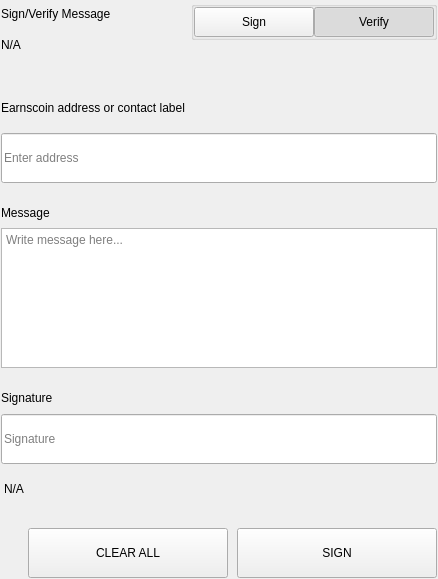
<?xml version="1.0" encoding="UTF-8"?>
<ui version="4.0">
 <class>SettingsSignMessageWidgets</class>
 <widget class="QWidget" name="SettingsSignMessageWidgets">
  <property name="geometry">
   <rect>
    <x>0</x>
    <y>0</y>
    <width>438</width>
    <height>579</height>
   </rect>
  </property>
  <property name="windowTitle">
   <string>Form</string>
  </property>
  <layout class="QVBoxLayout" name="verticalLayout">
   <property name="spacing">
    <number>0</number>
   </property>
   <property name="leftMargin">
    <number>0</number>
   </property>
   <property name="topMargin">
    <number>0</number>
   </property>
   <property name="rightMargin">
    <number>0</number>
   </property>
   <property name="bottomMargin">
    <number>0</number>
   </property>
   <item>
    <widget class="QWidget" name="left" native="true">
     <layout class="QVBoxLayout" name="verticalLayout_3">
      <property name="leftMargin">
       <number>0</number>
      </property>
      <property name="topMargin">
       <number>0</number>
      </property>
      <property name="rightMargin">
       <number>0</number>
      </property>
      <property name="bottomMargin">
       <number>0</number>
      </property>
      <item>
       <widget class="QWidget" name="container_sign" native="true">
        <layout class="QVBoxLayout" name="verticalLayout_2">
         <property name="spacing">
          <number>0</number>
         </property>
         <property name="leftMargin">
          <number>1</number>
         </property>
         <property name="topMargin">
          <number>1</number>
         </property>
         <property name="rightMargin">
          <number>1</number>
         </property>
         <property name="bottomMargin">
          <number>1</number>
         </property>
         <item>
          <layout class="QHBoxLayout" name="horizontalLayout_3" stretch="3,1">
           <property name="spacing">
            <number>40</number>
           </property>
           <item>
            <layout class="QVBoxLayout" name="verticalLayoutTitle">
             <property name="spacing">
              <number>5</number>
             </property>
             <item>
              <widget class="QLabel" name="labelTitle">
               <property name="text">
                <string>Sign/Verify Message</string>
               </property>
              </widget>
             </item>
             <item>
              <widget class="QLabel" name="labelSubtitle1">
               <property name="text">
                <string notr="true">N/A</string>
               </property>
               <property name="wordWrap">
                <bool>true</bool>
               </property>
              </widget>
             </item>
            </layout>
           </item>
           <item alignment="Qt::AlignRight|Qt::AlignTop">
            <widget class="QWidget" name="containerSwitch" native="true">
             <property name="styleSheet">
              <string notr="true">#containerSwitch{
	padding-top:9px;
}</string>
             </property>
             <layout class="QVBoxLayout" name="verticalLayout_6">
              <property name="spacing">
               <number>4</number>
              </property>
              <property name="leftMargin">
               <number>0</number>
              </property>
              <property name="topMargin">
               <number>0</number>
              </property>
              <property name="rightMargin">
               <number>0</number>
              </property>
              <property name="bottomMargin">
               <number>0</number>
              </property>
              <item alignment="Qt::AlignRight">
               <widget class="QGroupBox" name="groupBox">
                <property name="sizePolicy">
                 <sizepolicy hsizetype="Fixed" vsizetype="Preferred">
                  <horstretch>0</horstretch>
                  <verstretch>0</verstretch>
                 </sizepolicy>
                </property>
                <property name="title">
                 <string/>
                </property>
                <property name="alignment">
                 <set>Qt::AlignRight|Qt::AlignTop|Qt::AlignTrailing</set>
                </property>
                <layout class="QHBoxLayout" name="horizontalLayout_4">
                 <property name="spacing">
                  <number>0</number>
                 </property>
                 <property name="leftMargin">
                  <number>0</number>
                 </property>
                 <property name="topMargin">
                  <number>0</number>
                 </property>
                 <property name="rightMargin">
                  <number>0</number>
                 </property>
                 <property name="bottomMargin">
                  <number>0</number>
                 </property>
                 <item>
                  <widget class="QPushButton" name="pushSign">
                   <property name="minimumSize">
                    <size>
                     <width>120</width>
                     <height>30</height>
                    </size>
                   </property>
                   <property name="maximumSize">
                    <size>
                     <width>120</width>
                     <height>30</height>
                    </size>
                   </property>
                   <property name="focusPolicy">
                    <enum>Qt::NoFocus</enum>
                   </property>
                   <property name="text">
                    <string>Sign</string>
                   </property>
                   <property name="checkable">
                    <bool>true</bool>
                   </property>
                   <property name="autoExclusive">
                    <bool>true</bool>
                   </property>
                  </widget>
                 </item>
                 <item>
                  <widget class="QPushButton" name="pushVerify">
                   <property name="minimumSize">
                    <size>
                     <width>120</width>
                     <height>30</height>
                    </size>
                   </property>
                   <property name="maximumSize">
                    <size>
                     <width>120</width>
                     <height>30</height>
                    </size>
                   </property>
                   <property name="focusPolicy">
                    <enum>Qt::NoFocus</enum>
                   </property>
                   <property name="text">
                    <string>Verify</string>
                   </property>
                   <property name="checkable">
                    <bool>true</bool>
                   </property>
                   <property name="checked">
                    <bool>true</bool>
                   </property>
                   <property name="autoExclusive">
                    <bool>true</bool>
                   </property>
                  </widget>
                 </item>
                </layout>
               </widget>
              </item>
              <item alignment="Qt::AlignHCenter|Qt::AlignTop">
               <widget class="QLabel" name="labelSubtitleSwitch">
                <property name="text">
                 <string/>
                </property>
                <property name="alignment">
                 <set>Qt::AlignRight|Qt::AlignTrailing|Qt::AlignVCenter</set>
                </property>
               </widget>
              </item>
             </layout>
            </widget>
           </item>
          </layout>
         </item>
         <item>
          <spacer name="verticalSpacer_2">
           <property name="orientation">
            <enum>Qt::Vertical</enum>
           </property>
           <property name="sizeType">
            <enum>QSizePolicy::Fixed</enum>
           </property>
           <property name="sizeHint" stdset="0">
            <size>
             <width>20</width>
             <height>40</height>
            </size>
           </property>
          </spacer>
         </item>
         <item>
          <widget class="QWidget" name="containerAddress" native="true">
           <property name="sizePolicy">
            <sizepolicy hsizetype="Preferred" vsizetype="Fixed">
             <horstretch>0</horstretch>
             <verstretch>0</verstretch>
            </sizepolicy>
           </property>
           <layout class="QVBoxLayout" name="verticalLayout_5" stretch="0,0">
            <property name="spacing">
             <number>15</number>
            </property>
            <property name="leftMargin">
             <number>0</number>
            </property>
            <property name="topMargin">
             <number>0</number>
            </property>
            <property name="rightMargin">
             <number>0</number>
            </property>
            <property name="bottomMargin">
             <number>0</number>
            </property>
            <item>
             <widget class="QLabel" name="labelSubtitleAddress">
              <property name="minimumSize">
               <size>
                <width>0</width>
                <height>20</height>
               </size>
              </property>
              <property name="maximumSize">
               <size>
                <width>16777215</width>
                <height>20</height>
               </size>
              </property>
              <property name="text">
               <string>Earnscoin address or contact label</string>
              </property>
             </widget>
            </item>
            <item>
             <widget class="QLineEdit" name="addressIn_SM">
              <property name="minimumSize">
               <size>
                <width>0</width>
                <height>50</height>
               </size>
              </property>
              <property name="maximumSize">
               <size>
                <width>16777215</width>
                <height>50</height>
               </size>
              </property>
              <property name="placeholderText">
               <string>Enter address</string>
              </property>
             </widget>
            </item>
           </layout>
          </widget>
         </item>
         <item>
          <spacer name="verticalSpacer_3">
           <property name="orientation">
            <enum>Qt::Vertical</enum>
           </property>
           <property name="sizeType">
            <enum>QSizePolicy::Fixed</enum>
           </property>
           <property name="sizeHint" stdset="0">
            <size>
             <width>20</width>
             <height>20</height>
            </size>
           </property>
          </spacer>
         </item>
         <item>
          <layout class="QVBoxLayout" name="verticalLayout_9">
           <property name="spacing">
            <number>5</number>
           </property>
           <item>
            <widget class="QLabel" name="labelSubtitleMessage">
             <property name="minimumSize">
              <size>
               <width>0</width>
               <height>20</height>
              </size>
             </property>
             <property name="maximumSize">
              <size>
               <width>16777215</width>
               <height>20</height>
              </size>
             </property>
             <property name="text">
              <string>Message</string>
             </property>
            </widget>
           </item>
           <item>
            <widget class="QPlainTextEdit" name="messageIn_SM">
             <property name="minimumSize">
              <size>
               <width>0</width>
               <height>140</height>
              </size>
             </property>
             <property name="maximumSize">
              <size>
               <width>16777215</width>
               <height>140</height>
              </size>
             </property>
             <property name="placeholderText">
              <string>Write message here...</string>
             </property>
            </widget>
           </item>
          </layout>
         </item>
         <item>
          <spacer name="verticalSpacer_4">
           <property name="orientation">
            <enum>Qt::Vertical</enum>
           </property>
           <property name="sizeType">
            <enum>QSizePolicy::Fixed</enum>
           </property>
           <property name="sizeHint" stdset="0">
            <size>
             <width>20</width>
             <height>20</height>
            </size>
           </property>
          </spacer>
         </item>
         <item>
          <widget class="QWidget" name="widget" native="true">
           <property name="minimumSize">
            <size>
             <width>0</width>
             <height>75</height>
            </size>
           </property>
           <property name="maximumSize">
            <size>
             <width>16777215</width>
             <height>16777215</height>
            </size>
           </property>
           <layout class="QVBoxLayout" name="verticalLayout_4">
            <property name="leftMargin">
             <number>0</number>
            </property>
            <property name="topMargin">
             <number>0</number>
            </property>
            <property name="rightMargin">
             <number>0</number>
            </property>
            <property name="bottomMargin">
             <number>0</number>
            </property>
            <item>
             <widget class="QLabel" name="labelSubtitleSignature">
              <property name="minimumSize">
               <size>
                <width>0</width>
                <height>20</height>
               </size>
              </property>
              <property name="maximumSize">
               <size>
                <width>16777215</width>
                <height>20</height>
               </size>
              </property>
              <property name="text">
               <string>Signature</string>
              </property>
             </widget>
            </item>
            <item>
             <widget class="QLineEdit" name="signatureOut_SM">
              <property name="minimumSize">
               <size>
                <width>0</width>
                <height>50</height>
               </size>
              </property>
              <property name="placeholderText">
               <string>Signature</string>
              </property>
             </widget>
            </item>
           </layout>
          </widget>
         </item>
         <item>
          <widget class="QLabel" name="statusLabel_SM">
           <property name="styleSheet">
            <string notr="true">padding-top:5px;</string>
           </property>
           <property name="text">
            <string notr="true">N/A</string>
           </property>
          </widget>
         </item>
         <item>
          <spacer name="verticalSpacer">
           <property name="orientation">
            <enum>Qt::Vertical</enum>
           </property>
           <property name="sizeType">
            <enum>QSizePolicy::Fixed</enum>
           </property>
           <property name="sizeHint" stdset="0">
            <size>
             <width>20</width>
             <height>20</height>
            </size>
           </property>
          </spacer>
         </item>
         <item>
          <layout class="QHBoxLayout" name="horizontalLayout_7">
           <property name="spacing">
            <number>9</number>
           </property>
           <item>
            <spacer name="horizontalSpacer_5">
             <property name="orientation">
              <enum>Qt::Horizontal</enum>
             </property>
             <property name="sizeType">
              <enum>QSizePolicy::Expanding</enum>
             </property>
             <property name="sizeHint" stdset="0">
              <size>
               <width>40</width>
               <height>20</height>
              </size>
             </property>
            </spacer>
           </item>
           <item>
            <widget class="QPushButton" name="pushButtonClear">
             <property name="minimumSize">
              <size>
               <width>200</width>
               <height>50</height>
              </size>
             </property>
             <property name="focusPolicy">
              <enum>Qt::NoFocus</enum>
             </property>
             <property name="text">
              <string>CLEAR ALL</string>
             </property>
            </widget>
           </item>
           <item>
            <widget class="QPushButton" name="pushButtonSave">
             <property name="minimumSize">
              <size>
               <width>200</width>
               <height>50</height>
              </size>
             </property>
             <property name="maximumSize">
              <size>
               <width>200</width>
               <height>50</height>
              </size>
             </property>
             <property name="focusPolicy">
              <enum>Qt::NoFocus</enum>
             </property>
             <property name="text">
              <string>SIGN</string>
             </property>
            </widget>
           </item>
          </layout>
         </item>
        </layout>
       </widget>
      </item>
     </layout>
    </widget>
   </item>
  </layout>
 </widget>
 <resources/>
 <connections/>
</ui>
